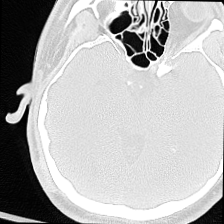
#> input picture CF_original/train/fracture/CSFDV1B11 (1)-rotated2.png, 224 x 224 px, found by its file name; its folder holds only this picture in this run
$ jupyter execute --allow-errors CFSC_preprocessing1.ipynb
#> lines starting #> are read from the running program, lines starting #| are printed output that depends on the picture
# IMAGE PREPROCESSING (IMAGE TRANSFORMATIONS AND FEATURE SELECTION)
Transformations:
1. Resize Image Sizes to 300x300
2. Convert Image to Grayscale (1 channel)
3. Normalize the Image using normalization type: NORM_MINMAX
4. Apply CLAHE to enhance contrast
5. Gaussian Blur to remove noise

Feature Selection:
1. Use Canny Edge Detection to preserve edges (use median of image as threshold)

[cell 1]
# IMPORT LIBRARIES
import os
import cv2 as cv
import matplotlib.pyplot as plt
import numpy as np
import pandas as pd

## APPLY IMAGE TRANSFORMATIONS AND FEATURE SELECTION TO THE IMAGES

[cell 2]
# SET PATHS (original images)
path_to_train_frac = "./CF_copy/train/fracture/"
path_to_train_normal = "./CF_copy/train/normal/"
path_to_val_frac = "./CF_copy/val/fracture/"
path_to_val_normal = "./CF_copy/val/normal/"

# CREATE NEW FOLDERS (if not already created)
os.makedirs("./CF_processed/train/fracture/", exist_ok=True)
os.makedirs("./CF_processed/train/normal/", exist_ok=True)
os.makedirs("./CF_processed/val/fracture/", exist_ok=True)
os.makedirs("./CF_processed/val/normal/", exist_ok=True)

# SET PATHS (preprocessed images)
path_to_train_frac_preprocessed = "./CF_processed/train/fracture/"
path_to_train_normal_preprocessed = "./CF_processed/train/normal/"
path_to_val_frac_preprocessed = "./CF_processed/val/fracture/"
path_to_val_normal_preprocessed = "./CF_processed/val/normal/"

[cell 3]
def img_preprocessing(img_path, size):
    # Read the image
#> called with size = (500, 500)
    img = cv.imread(img_path)
#> img is the input picture: shape (224, 224, 3); min 0, max 255, mean 180.6

    # Resize the image
    res_img = cv.resize(img, size)

    # Convert the image to grayscale
    gray = cv.cvtColor(res_img, cv.COLOR_BGR2GRAY)

    # Normalize the image
    normalizedImg = cv.normalize(gray,  None, 0, 255, norm_type=cv.NORM_MINMAX, dtype=cv.CV_8UC1)

    # Opening
    kernel = np.ones((1,1),np.uint8)
    opening = cv.morphologyEx(normalizedImg, cv.MORPH_OPEN, kernel)

    # Apply CLAHE
    clahe = cv.createCLAHE(clipLimit=5.0, tileGridSize=(10,10))
    cl1 = clahe.apply(opening)
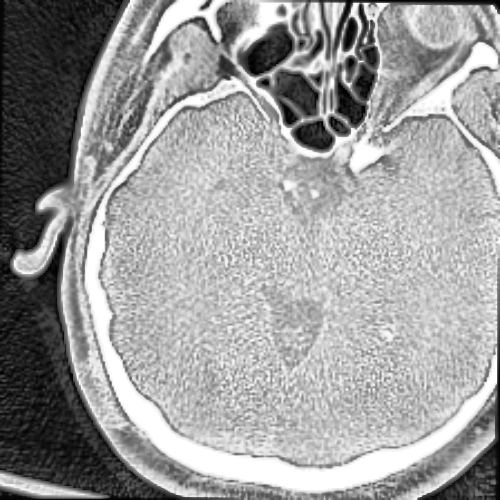
#> cl1: shape (500, 500); min 0, max 255, mean 156.6

    # Apply Gaussian Blur
    blur = cv.GaussianBlur(cl1,(9,9),0)
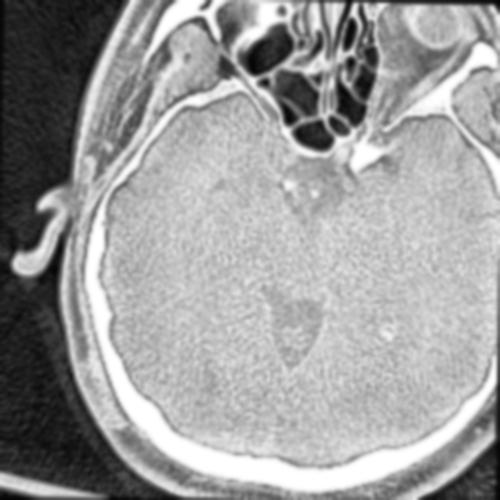
#> blur: shape (500, 500); min 5, max 255, mean 156.6

    # Apply Canny Edge Detection
    cannyImg = cv.Canny(blur, np.percentile(blur, 50), np.percentile(blur, 50))
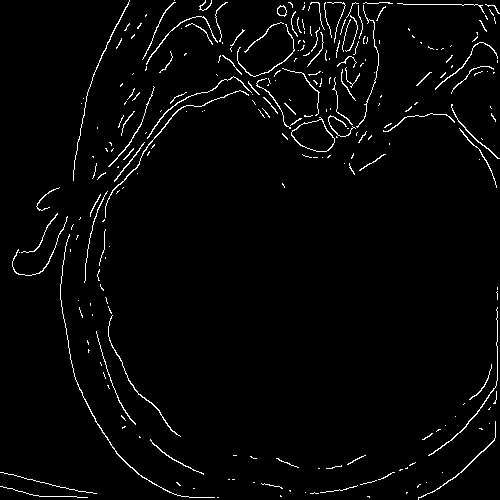
#> cannyImg: shape (500, 500); 2.6% white in thin lines or dots

    return cannyImg

### Process the Training Images

[cell 4]
# Create a dataset of preprocessed images
df_train = pd.DataFrame(columns=['image_data', 'label'])

[cell 5]
# Preprocess images (Train - Fractured)
for filename in os.listdir(path_to_train_frac):
    img_path = os.path.join(path_to_train_frac, filename)
    img = img_preprocessing(img_path, (500, 500))
    # Save the image
    cv.imwrite(os.path.join(path_to_train_frac_preprocessed, filename), img)
    # Append the image to the dataframe (using concat)
    df_train = pd.concat([df_train, pd.DataFrame({'image_data': [img], 'label': [1]})], ignore_index=True)
#> df_train = table of 1 rows and 2 columns

[cell 6]
df_train
#> Out = table of 1 rows and 2 columns

#> (a cell that did not finish here is left out)

[cell 8]
df_train
#> Out = table of 1 rows and 2 columns

[cell 9]
# Create a directory that will contain the pickled dataframe
os.makedirs("./pickled_data", exist_ok=True)

[cell 10]
# Save the dataframe (pickle)
df_train.to_pickle("./pickled_data/df_train.pkl")

### Process the Test Images

[cell 11]
# Create a dataset of preprocessed images
df_val = pd.DataFrame(columns=['image_data', 'label'])

[cell 12]
# Preprocess images (Test - Fractured)
for filename in os.listdir(path_to_val_frac):
    img_path = os.path.join(path_to_val_frac, filename)
    img = img_preprocessing(img_path, (500, 500))
    # Save the image
    cv.imwrite(os.path.join(path_to_val_frac_preprocessed, filename), img)
    # Append the image to the dataframe (using concat)
    df_val = pd.concat([df_val, pd.DataFrame({'image_data': [img], 'label': [1]})], ignore_index=True)
#> df_val = table of 1 rows and 2 columns

[cell 13]
df_val
#> Out = table of 1 rows and 2 columns

#> (a cell that did not finish here is left out)

[cell 15]
df_val
#> Out = table of 1 rows and 2 columns

$ run again, on CF_original/train/fracture/CSFDV1B12 (10)-rotated1-rotated3.png
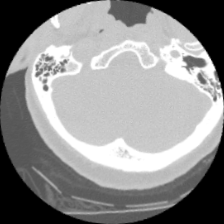
#> input picture CF_original/train/fracture/CSFDV1B12 (10)-rotated1-rotated3.png, 224 x 224 px, found by its file name
#> in img_preprocessing, img is the input picture: shape (224, 224, 3); min 0, max 255, mean 141.3
#> in img_preprocessing, `cl1 = clahe.apply(opening)`:
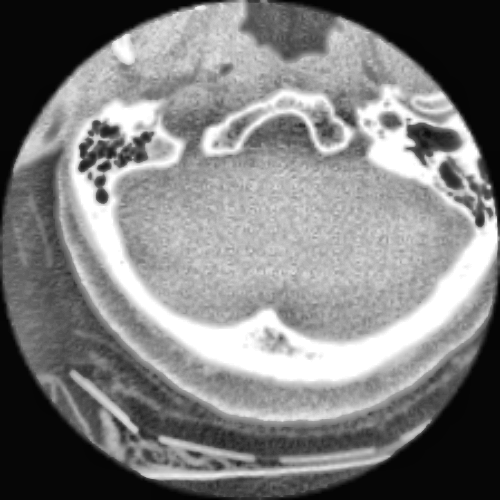
#> cl1: shape (500, 500); min 3, max 255, mean 127
#> in img_preprocessing, `cannyImg = cv.Canny(blur, np.percentile(blur, 50), np.percentile(blur,..`:
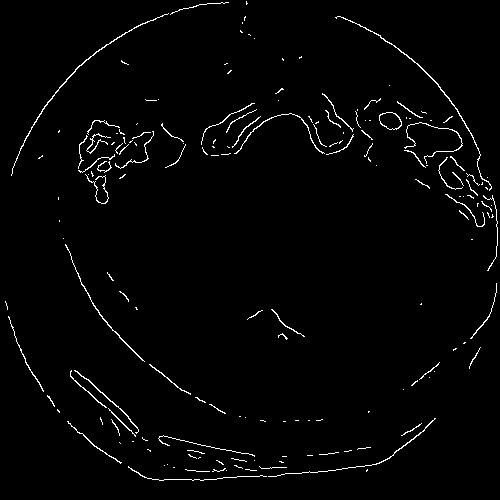
#> cannyImg: shape (500, 500); 1.9% white in thin lines or dots
#> df_train = table of 1 rows and 2 columns

$ run again, on CF_original/train/fracture/CSFDV1B12 (10)-sharpened1-rotated2.png
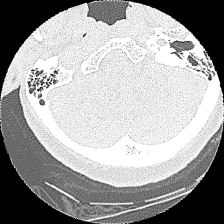
#> input picture CF_original/train/fracture/CSFDV1B12 (10)-sharpened1-rotated2.png, 224 x 224 px, found by its file name
#> in img_preprocessing, img is the input picture: shape (224, 224, 3); min 0, max 255, mean 160.1
#> in img_preprocessing, `blur = cv.GaussianBlur(cl1,(9,9),0)`:
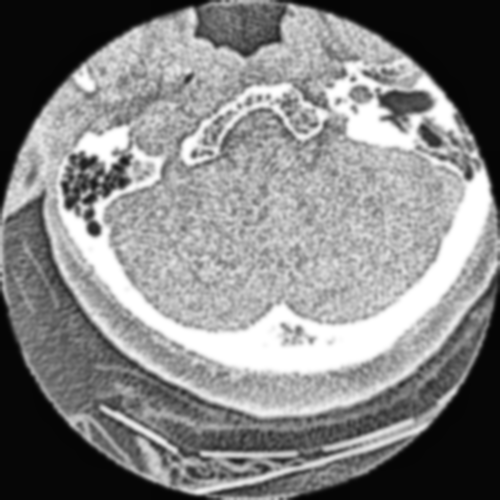
#> blur: shape (500, 500); min 4, max 255, mean 132.3
#> in img_preprocessing, `cannyImg = cv.Canny(blur, np.percentile(blur, 50), np.percentile(blur,..`:
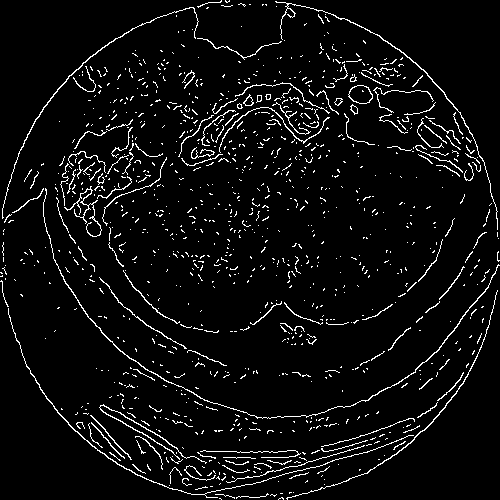
#> cannyImg: shape (500, 500); 5.2% white in thin lines or dots
#> df_train = table of 1 rows and 2 columns

$ run again, on CF_original/train/fracture/CSFDV1B12 (11)-rotated2-rotated2.png
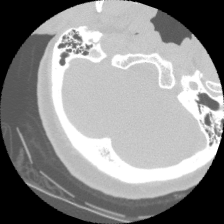
#> input picture CF_original/train/fracture/CSFDV1B12 (11)-rotated2-rotated2.png, 224 x 224 px, found by its file name
#> in img_preprocessing, img is the input picture: shape (224, 224, 3); min 0, max 255, mean 140.7
#> in img_preprocessing, `cl1 = clahe.apply(opening)`:
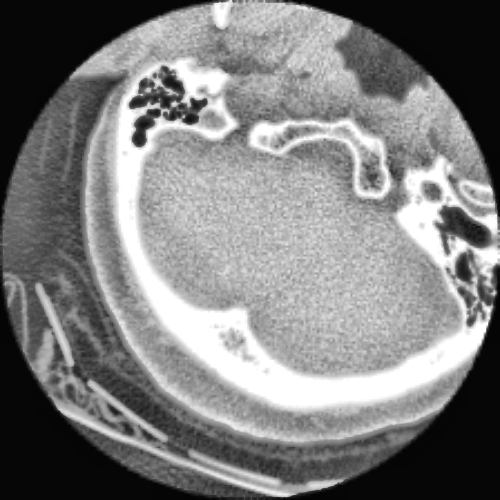
#> cl1: shape (500, 500); min 2, max 255, mean 126.6
#> in img_preprocessing, `cannyImg = cv.Canny(blur, np.percentile(blur, 50), np.percentile(blur,..`:
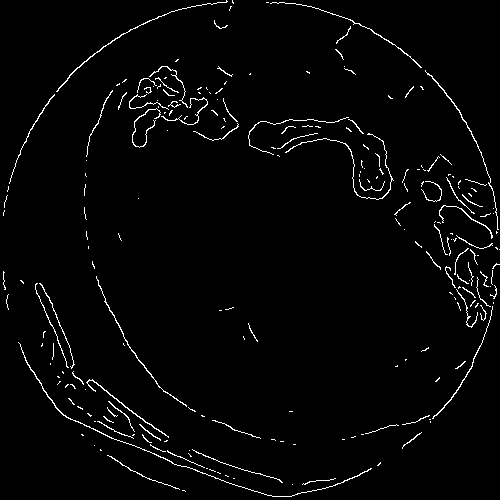
#> cannyImg: shape (500, 500); 2.3% white in thin lines or dots
#> df_train = table of 1 rows and 2 columns

$ run again, on CF_original/train/fracture/CSFDV1B11 (10)-rotated1-rotated2.png
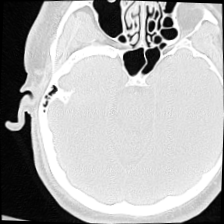
#> input picture CF_original/train/fracture/CSFDV1B11 (10)-rotated1-rotated2.png, 224 x 224 px, found by its file name
#> in img_preprocessing, img is the input picture: shape (224, 224, 3); min 0, max 255, mean 176.9
#> in img_preprocessing, `blur = cv.GaussianBlur(cl1,(9,9),0)`:
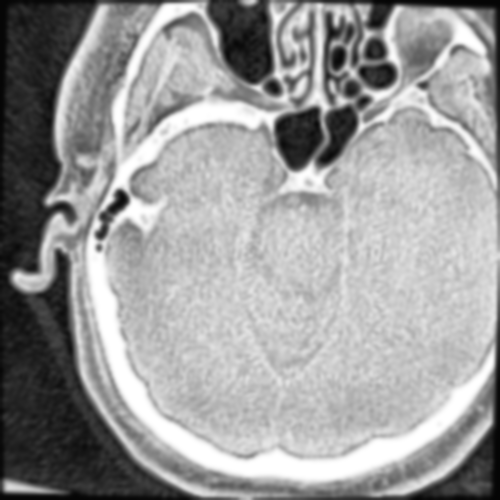
#> blur: shape (500, 500); min 5, max 255, mean 155
#> in img_preprocessing, `cannyImg = cv.Canny(blur, np.percentile(blur, 50), np.percentile(blur,..`:
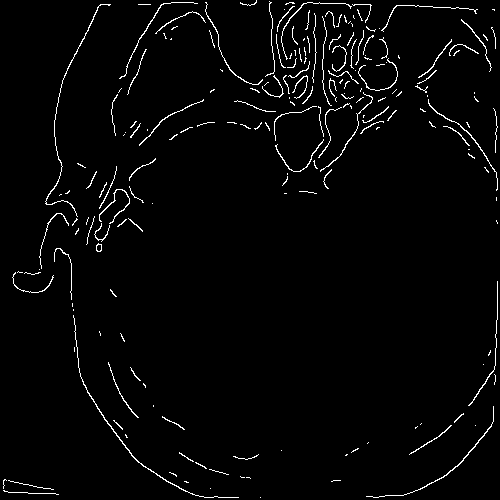
#> cannyImg: shape (500, 500); 2.4% white in thin lines or dots
#> df_train = table of 1 rows and 2 columns
